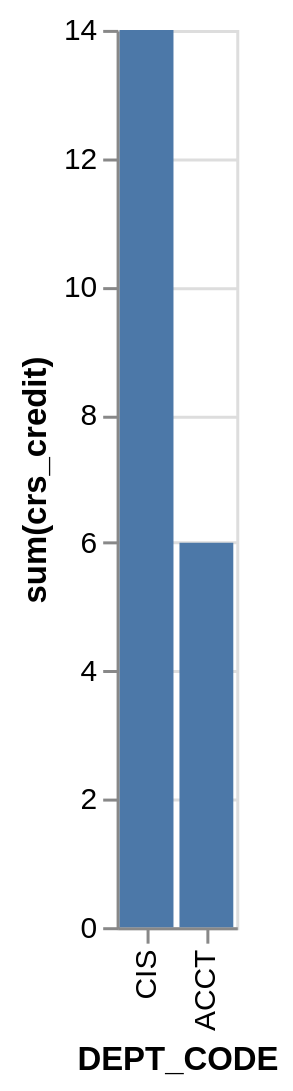

The Vega-Lite source for this figure:
### Vega-Lite specification from a JSON file in a GitHub repository (floating-point values rounded to 4 significant figures)
{"data": {"values": [{"x_data": "CIS", "y_data": 14}, {"x_data": "ACCT", "y_data": 6}]}, "mark": "bar", "encoding": {"x": {"field": "x_data", "type": "nominal", "title": "DEPT_CODE", "sort": "descending"}, "y": {"field": "y_data", "type": "quantitative", "title": "sum(crs_credit)"}}}
